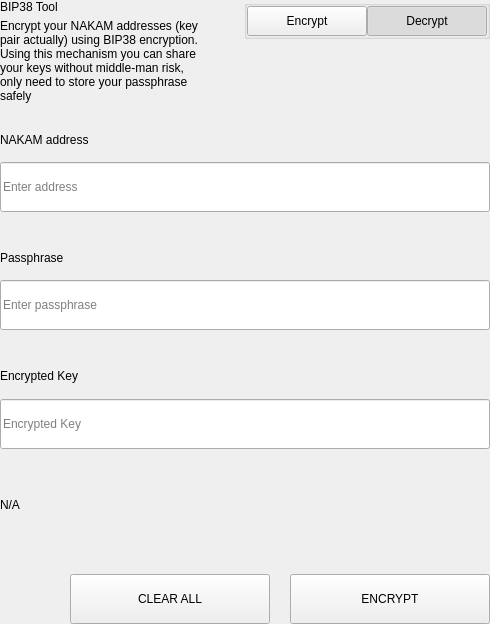
<?xml version="1.0" encoding="UTF-8"?>
<ui version="4.0">
 <class>SettingsBitToolWidget</class>
 <widget class="QWidget" name="SettingsBitToolWidget">
  <property name="geometry">
   <rect>
    <x>0</x>
    <y>0</y>
    <width>490</width>
    <height>624</height>
   </rect>
  </property>
  <property name="windowTitle">
   <string>Form</string>
  </property>
  <layout class="QVBoxLayout" name="verticalLayout">
   <property name="spacing">
    <number>0</number>
   </property>
   <property name="leftMargin">
    <number>0</number>
   </property>
   <property name="topMargin">
    <number>0</number>
   </property>
   <property name="rightMargin">
    <number>0</number>
   </property>
   <property name="bottomMargin">
    <number>0</number>
   </property>
   <item>
    <widget class="QWidget" name="left" native="true">
     <layout class="QVBoxLayout" name="verticalLayout_3">
      <property name="leftMargin">
       <number>0</number>
      </property>
      <property name="topMargin">
       <number>0</number>
      </property>
      <property name="rightMargin">
       <number>0</number>
      </property>
      <property name="bottomMargin">
       <number>0</number>
      </property>
      <item>
       <layout class="QVBoxLayout" name="verticalLayout_2">
        <property name="spacing">
         <number>0</number>
        </property>
        <item>
         <layout class="QHBoxLayout" name="horizontalLayout_3" stretch="3,1">
          <property name="spacing">
           <number>40</number>
          </property>
          <item>
           <layout class="QVBoxLayout" name="verticalLayoutTitle">
            <property name="spacing">
             <number>5</number>
            </property>
            <item>
             <widget class="QLabel" name="labelTitle">
              <property name="text">
               <string>BIP38 Tool</string>
              </property>
             </widget>
            </item>
            <item>
             <widget class="QLabel" name="labelSubtitle1">
              <property name="text">
               <string>Encrypt your NAKAM addresses (key pair actually) using BIP38 encryption.
Using this mechanism you can share your keys without middle-man risk, only need to store your passphrase safely</string>
              </property>
              <property name="wordWrap">
               <bool>true</bool>
              </property>
             </widget>
            </item>
           </layout>
          </item>
          <item alignment="Qt::AlignTop">
           <widget class="QGroupBox" name="groupBox">
            <property name="title">
             <string/>
            </property>
            <property name="alignment">
             <set>Qt::AlignLeading|Qt::AlignLeft|Qt::AlignTop</set>
            </property>
            <layout class="QHBoxLayout" name="horizontalLayout_4">
             <property name="spacing">
              <number>0</number>
             </property>
             <property name="leftMargin">
              <number>0</number>
             </property>
             <property name="topMargin">
              <number>0</number>
             </property>
             <property name="rightMargin">
              <number>0</number>
             </property>
             <property name="bottomMargin">
              <number>0</number>
             </property>
             <item>
              <spacer name="horizontalSpacer">
               <property name="orientation">
                <enum>Qt::Horizontal</enum>
               </property>
               <property name="sizeHint" stdset="0">
                <size>
                 <width>40</width>
                 <height>20</height>
                </size>
               </property>
              </spacer>
             </item>
             <item>
              <widget class="QPushButton" name="pushLeft">
               <property name="minimumSize">
                <size>
                 <width>120</width>
                 <height>30</height>
                </size>
               </property>
               <property name="maximumSize">
                <size>
                 <width>120</width>
                 <height>30</height>
                </size>
               </property>
               <property name="focusPolicy">
                <enum>Qt::NoFocus</enum>
               </property>
               <property name="text">
                <string>Encrypt</string>
               </property>
               <property name="checkable">
                <bool>true</bool>
               </property>
               <property name="autoExclusive">
                <bool>true</bool>
               </property>
              </widget>
             </item>
             <item>
              <widget class="QPushButton" name="pushRight">
               <property name="minimumSize">
                <size>
                 <width>120</width>
                 <height>30</height>
                </size>
               </property>
               <property name="maximumSize">
                <size>
                 <width>120</width>
                 <height>30</height>
                </size>
               </property>
               <property name="focusPolicy">
                <enum>Qt::NoFocus</enum>
               </property>
               <property name="text">
                <string>Decrypt</string>
               </property>
               <property name="checkable">
                <bool>true</bool>
               </property>
               <property name="checked">
                <bool>true</bool>
               </property>
               <property name="autoExclusive">
                <bool>true</bool>
               </property>
              </widget>
             </item>
            </layout>
           </widget>
          </item>
         </layout>
        </item>
        <item>
         <widget class="QStackedWidget" name="stackedWidget">
          <property name="currentIndex">
           <number>1</number>
          </property>
          <widget class="QWidget" name="pageDecrypt">
           <layout class="QVBoxLayout" name="verticalLayout_5">
            <property name="spacing">
             <number>0</number>
            </property>
            <property name="leftMargin">
             <number>0</number>
            </property>
            <property name="topMargin">
             <number>0</number>
            </property>
            <property name="rightMargin">
             <number>0</number>
            </property>
            <property name="bottomMargin">
             <number>0</number>
            </property>
            <item>
             <widget class="QWidget" name="widget" native="true">
              <property name="minimumSize">
               <size>
                <width>0</width>
                <height>100</height>
               </size>
              </property>
              <layout class="QVBoxLayout" name="verticalLayout_4">
               <property name="spacing">
                <number>0</number>
               </property>
               <property name="leftMargin">
                <number>0</number>
               </property>
               <property name="topMargin">
                <number>0</number>
               </property>
               <property name="rightMargin">
                <number>0</number>
               </property>
               <property name="bottomMargin">
                <number>0</number>
               </property>
               <item>
                <spacer name="verticalSpacer_2">
                 <property name="orientation">
                  <enum>Qt::Vertical</enum>
                 </property>
                 <property name="sizeType">
                  <enum>QSizePolicy::Fixed</enum>
                 </property>
                 <property name="sizeHint" stdset="0">
                  <size>
                   <width>20</width>
                   <height>20</height>
                  </size>
                 </property>
                </spacer>
               </item>
               <item>
                <layout class="QHBoxLayout" name="horizontalLayout_6" stretch="2">
                 <property name="spacing">
                  <number>0</number>
                 </property>
                 <item>
                  <layout class="QVBoxLayout" name="verticalLayout_7">
                   <property name="spacing">
                    <number>9</number>
                   </property>
                   <item>
                    <widget class="QLabel" name="labelSubtitleKey">
                     <property name="minimumSize">
                      <size>
                       <width>0</width>
                       <height>20</height>
                      </size>
                     </property>
                     <property name="maximumSize">
                      <size>
                       <width>16777215</width>
                       <height>20</height>
                      </size>
                     </property>
                     <property name="text">
                      <string>Encrypted key</string>
                     </property>
                    </widget>
                   </item>
                   <item>
                    <widget class="QLineEdit" name="lineEditKey">
                     <property name="minimumSize">
                      <size>
                       <width>0</width>
                       <height>50</height>
                      </size>
                     </property>
                     <property name="maximumSize">
                      <size>
                       <width>16777215</width>
                       <height>50</height>
                      </size>
                     </property>
                     <property name="placeholderText">
                      <string>Enter a encrypted key</string>
                     </property>
                    </widget>
                   </item>
                  </layout>
                 </item>
                </layout>
               </item>
               <item>
                <spacer name="verticalSpacer_3">
                 <property name="orientation">
                  <enum>Qt::Vertical</enum>
                 </property>
                 <property name="sizeType">
                  <enum>QSizePolicy::Fixed</enum>
                 </property>
                 <property name="sizeHint" stdset="0">
                  <size>
                   <width>20</width>
                   <height>20</height>
                  </size>
                 </property>
                </spacer>
               </item>
               <item>
                <layout class="QVBoxLayout" name="verticalLayout_9">
                 <property name="spacing">
                  <number>9</number>
                 </property>
                 <item>
                  <widget class="QLabel" name="labelSubtitlePassphrase">
                   <property name="maximumSize">
                    <size>
                     <width>16777215</width>
                     <height>20</height>
                    </size>
                   </property>
                   <property name="text">
                    <string>Passphrase</string>
                   </property>
                  </widget>
                 </item>
                 <item>
                  <widget class="QLineEdit" name="lineEditPassphrase">
                   <property name="minimumSize">
                    <size>
                     <width>0</width>
                     <height>50</height>
                    </size>
                   </property>
                   <property name="maximumSize">
                    <size>
                     <width>16777215</width>
                     <height>50</height>
                    </size>
                   </property>
                   <property name="placeholderText">
                    <string>Enter a passphrase</string>
                   </property>
                  </widget>
                 </item>
                </layout>
               </item>
               <item>
                <spacer name="verticalSpacer_4">
                 <property name="orientation">
                  <enum>Qt::Vertical</enum>
                 </property>
                 <property name="sizeType">
                  <enum>QSizePolicy::Fixed</enum>
                 </property>
                 <property name="sizeHint" stdset="0">
                  <size>
                   <width>20</width>
                   <height>20</height>
                  </size>
                 </property>
                </spacer>
               </item>
               <item>
                <widget class="QWidget" name="widget_3" native="true">
                 <property name="sizePolicy">
                  <sizepolicy hsizetype="Preferred" vsizetype="Fixed">
                   <horstretch>0</horstretch>
                   <verstretch>0</verstretch>
                  </sizepolicy>
                 </property>
                 <layout class="QVBoxLayout" name="verticalLayout_10">
                  <property name="spacing">
                   <number>9</number>
                  </property>
                  <property name="leftMargin">
                   <number>0</number>
                  </property>
                  <property name="topMargin">
                   <number>0</number>
                  </property>
                  <property name="rightMargin">
                   <number>0</number>
                  </property>
                  <property name="bottomMargin">
                   <number>0</number>
                  </property>
                  <item>
                   <widget class="QLabel" name="labelSubtitleDecryptResult">
                    <property name="minimumSize">
                     <size>
                      <width>0</width>
                      <height>20</height>
                     </size>
                    </property>
                    <property name="maximumSize">
                     <size>
                      <width>16777215</width>
                      <height>20</height>
                     </size>
                    </property>
                    <property name="text">
                     <string>Decrypted address result</string>
                    </property>
                   </widget>
                  </item>
                  <item>
                   <widget class="QWidget" name="widget_4" native="true">
                    <layout class="QHBoxLayout" name="horizontalLayout" stretch="6,0,1">
                     <property name="spacing">
                      <number>0</number>
                     </property>
                     <property name="leftMargin">
                      <number>0</number>
                     </property>
                     <property name="topMargin">
                      <number>0</number>
                     </property>
                     <property name="rightMargin">
                      <number>0</number>
                     </property>
                     <property name="bottomMargin">
                      <number>0</number>
                     </property>
                     <item alignment="Qt::AlignVCenter">
                      <widget class="QLineEdit" name="lineEditDecryptResult">
                       <property name="minimumSize">
                        <size>
                         <width>0</width>
                         <height>50</height>
                        </size>
                       </property>
                       <property name="maximumSize">
                        <size>
                         <width>16777215</width>
                         <height>50</height>
                        </size>
                       </property>
                       <property name="placeholderText">
                        <string>Decrypted Address</string>
                       </property>
                      </widget>
                     </item>
                     <item>
                      <spacer name="horizontalSpacer_4">
                       <property name="orientation">
                        <enum>Qt::Horizontal</enum>
                       </property>
                       <property name="sizeType">
                        <enum>QSizePolicy::Fixed</enum>
                       </property>
                       <property name="sizeHint" stdset="0">
                        <size>
                         <width>20</width>
                         <height>50</height>
                        </size>
                       </property>
                      </spacer>
                     </item>
                     <item>
                      <widget class="QPushButton" name="pushButtonImport">
                       <property name="minimumSize">
                        <size>
                         <width>140</width>
                         <height>40</height>
                        </size>
                       </property>
                       <property name="text">
                        <string>Import Address</string>
                       </property>
                      </widget>
                     </item>
                    </layout>
                   </widget>
                  </item>
                 </layout>
                </widget>
               </item>
               <item>
                <widget class="QLabel" name="statusLabel_DEC">
                 <property name="maximumSize">
                  <size>
                   <width>16777215</width>
                   <height>40</height>
                  </size>
                 </property>
                 <property name="text">
                  <string/>
                 </property>
                </widget>
               </item>
               <item>
                <spacer name="verticalSpacer">
                 <property name="orientation">
                  <enum>Qt::Vertical</enum>
                 </property>
                 <property name="sizeType">
                  <enum>QSizePolicy::Preferred</enum>
                 </property>
                 <property name="sizeHint" stdset="0">
                  <size>
                   <width>20</width>
                   <height>20</height>
                  </size>
                 </property>
                </spacer>
               </item>
               <item>
                <layout class="QHBoxLayout" name="horizontalLayout_7">
                 <property name="spacing">
                  <number>0</number>
                 </property>
                 <item>
                  <spacer name="horizontalSpacer_5">
                   <property name="orientation">
                    <enum>Qt::Horizontal</enum>
                   </property>
                   <property name="sizeType">
                    <enum>QSizePolicy::Expanding</enum>
                   </property>
                   <property name="sizeHint" stdset="0">
                    <size>
                     <width>40</width>
                     <height>20</height>
                    </size>
                   </property>
                  </spacer>
                 </item>
                 <item>
                  <widget class="QPushButton" name="pushButtonDecryptClear">
                   <property name="minimumSize">
                    <size>
                     <width>200</width>
                     <height>50</height>
                    </size>
                   </property>
                   <property name="maximumSize">
                    <size>
                     <width>200</width>
                     <height>50</height>
                    </size>
                   </property>
                   <property name="text">
                    <string>CLEAR</string>
                   </property>
                  </widget>
                 </item>
                 <item>
                  <spacer name="horizontalSpacer_3">
                   <property name="orientation">
                    <enum>Qt::Horizontal</enum>
                   </property>
                   <property name="sizeType">
                    <enum>QSizePolicy::Fixed</enum>
                   </property>
                   <property name="sizeHint" stdset="0">
                    <size>
                     <width>20</width>
                     <height>20</height>
                    </size>
                   </property>
                  </spacer>
                 </item>
                 <item>
                  <widget class="QPushButton" name="pushButtonDecrypt">
                   <property name="minimumSize">
                    <size>
                     <width>200</width>
                     <height>50</height>
                    </size>
                   </property>
                   <property name="maximumSize">
                    <size>
                     <width>200</width>
                     <height>50</height>
                    </size>
                   </property>
                   <property name="text">
                    <string>DECRYPT KEY</string>
                   </property>
                  </widget>
                 </item>
                </layout>
               </item>
              </layout>
             </widget>
            </item>
           </layout>
          </widget>
          <widget class="QWidget" name="pageEncrypt">
           <layout class="QVBoxLayout" name="verticalLayout_11">
            <property name="spacing">
             <number>0</number>
            </property>
            <property name="leftMargin">
             <number>0</number>
            </property>
            <property name="topMargin">
             <number>0</number>
            </property>
            <property name="rightMargin">
             <number>0</number>
            </property>
            <property name="bottomMargin">
             <number>0</number>
            </property>
            <item>
             <spacer name="verticalSpacer_8">
              <property name="orientation">
               <enum>Qt::Vertical</enum>
              </property>
              <property name="sizeType">
               <enum>QSizePolicy::Fixed</enum>
              </property>
              <property name="sizeHint" stdset="0">
               <size>
                <width>20</width>
                <height>20</height>
               </size>
              </property>
             </spacer>
            </item>
            <item>
             <widget class="QWidget" name="containerAddressEnc" native="true">
              <layout class="QVBoxLayout" name="containerAddressEncLayout">
               <property name="spacing">
                <number>5</number>
               </property>
               <property name="leftMargin">
                <number>0</number>
               </property>
               <property name="topMargin">
                <number>0</number>
               </property>
               <property name="rightMargin">
                <number>0</number>
               </property>
               <property name="bottomMargin">
                <number>0</number>
               </property>
               <item>
                <widget class="QLabel" name="labelSubtitleAddress">
                 <property name="minimumSize">
                  <size>
                   <width>0</width>
                   <height>20</height>
                  </size>
                 </property>
                 <property name="maximumSize">
                  <size>
                   <width>16777215</width>
                   <height>20</height>
                  </size>
                 </property>
                 <property name="text">
                  <string>NAKAM address</string>
                 </property>
                </widget>
               </item>
               <item>
                <widget class="QLineEdit" name="addressIn_ENC">
                 <property name="minimumSize">
                  <size>
                   <width>0</width>
                   <height>50</height>
                  </size>
                 </property>
                 <property name="placeholderText">
                  <string>Enter address</string>
                 </property>
                </widget>
               </item>
              </layout>
             </widget>
            </item>
            <item>
             <spacer name="verticalSpacer_6">
              <property name="orientation">
               <enum>Qt::Vertical</enum>
              </property>
              <property name="sizeType">
               <enum>QSizePolicy::Fixed</enum>
              </property>
              <property name="sizeHint" stdset="0">
               <size>
                <width>20</width>
                <height>20</height>
               </size>
              </property>
             </spacer>
            </item>
            <item>
             <widget class="QWidget" name="containerAddress" native="true">
              <layout class="QHBoxLayout" name="horizontalLayout_9" stretch="2">
               <property name="spacing">
                <number>0</number>
               </property>
               <property name="leftMargin">
                <number>0</number>
               </property>
               <property name="topMargin">
                <number>0</number>
               </property>
               <property name="rightMargin">
                <number>0</number>
               </property>
               <property name="bottomMargin">
                <number>0</number>
               </property>
               <item>
                <layout class="QVBoxLayout" name="verticalLayout_8">
                 <property name="spacing">
                  <number>5</number>
                 </property>
                 <item>
                  <widget class="QLabel" name="labelSubtitleMessage">
                   <property name="minimumSize">
                    <size>
                     <width>0</width>
                     <height>20</height>
                    </size>
                   </property>
                   <property name="maximumSize">
                    <size>
                     <width>16777215</width>
                     <height>20</height>
                    </size>
                   </property>
                   <property name="text">
                    <string>Passphrase</string>
                   </property>
                  </widget>
                 </item>
                 <item>
                  <widget class="QLineEdit" name="passphraseIn_ENC">
                   <property name="minimumSize">
                    <size>
                     <width>0</width>
                     <height>50</height>
                    </size>
                   </property>
                   <property name="maximumSize">
                    <size>
                     <width>16777215</width>
                     <height>50</height>
                    </size>
                   </property>
                   <property name="placeholderText">
                    <string>Enter passphrase</string>
                   </property>
                  </widget>
                 </item>
                </layout>
               </item>
              </layout>
             </widget>
            </item>
            <item>
             <spacer name="verticalSpacer_7">
              <property name="orientation">
               <enum>Qt::Vertical</enum>
              </property>
              <property name="sizeType">
               <enum>QSizePolicy::Fixed</enum>
              </property>
              <property name="sizeHint" stdset="0">
               <size>
                <width>20</width>
                <height>20</height>
               </size>
              </property>
             </spacer>
            </item>
            <item>
             <widget class="QWidget" name="widget_2" native="true">
              <property name="minimumSize">
               <size>
                <width>0</width>
                <height>75</height>
               </size>
              </property>
              <property name="maximumSize">
               <size>
                <width>16777215</width>
                <height>16777215</height>
               </size>
              </property>
              <layout class="QVBoxLayout" name="verticalLayout_6">
               <property name="leftMargin">
                <number>0</number>
               </property>
               <property name="topMargin">
                <number>0</number>
               </property>
               <property name="rightMargin">
                <number>0</number>
               </property>
               <property name="bottomMargin">
                <number>0</number>
               </property>
               <item>
                <widget class="QLabel" name="labelSubtitleEncryptedKey">
                 <property name="minimumSize">
                  <size>
                   <width>0</width>
                   <height>20</height>
                  </size>
                 </property>
                 <property name="maximumSize">
                  <size>
                   <width>16777215</width>
                   <height>20</height>
                  </size>
                 </property>
                 <property name="text">
                  <string>Encrypted Key</string>
                 </property>
                </widget>
               </item>
               <item>
                <widget class="QLineEdit" name="encryptedKeyOut_ENC">
                 <property name="minimumSize">
                  <size>
                   <width>0</width>
                   <height>50</height>
                  </size>
                 </property>
                 <property name="placeholderText">
                  <string>Encrypted Key</string>
                 </property>
                </widget>
               </item>
              </layout>
             </widget>
            </item>
            <item>
             <widget class="QLabel" name="statusLabel_ENC">
              <property name="text">
               <string notr="true">N/A</string>
              </property>
             </widget>
            </item>
            <item>
             <spacer name="verticalSpacer_5">
              <property name="orientation">
               <enum>Qt::Vertical</enum>
              </property>
              <property name="sizeType">
               <enum>QSizePolicy::Fixed</enum>
              </property>
              <property name="sizeHint" stdset="0">
               <size>
                <width>20</width>
                <height>20</height>
               </size>
              </property>
             </spacer>
            </item>
            <item>
             <layout class="QHBoxLayout" name="horizontalLayout_8">
              <property name="spacing">
               <number>0</number>
              </property>
              <item>
               <spacer name="horizontalSpacer_6">
                <property name="orientation">
                 <enum>Qt::Horizontal</enum>
                </property>
                <property name="sizeType">
                 <enum>QSizePolicy::Expanding</enum>
                </property>
                <property name="sizeHint" stdset="0">
                 <size>
                  <width>40</width>
                  <height>20</height>
                 </size>
                </property>
               </spacer>
              </item>
              <item>
               <widget class="QPushButton" name="pushButtonClear">
                <property name="minimumSize">
                 <size>
                  <width>200</width>
                  <height>50</height>
                 </size>
                </property>
                <property name="focusPolicy">
                 <enum>Qt::NoFocus</enum>
                </property>
                <property name="text">
                 <string>CLEAR ALL</string>
                </property>
               </widget>
              </item>
              <item>
               <spacer name="horizontalSpacer_2">
                <property name="orientation">
                 <enum>Qt::Horizontal</enum>
                </property>
                <property name="sizeType">
                 <enum>QSizePolicy::Fixed</enum>
                </property>
                <property name="sizeHint" stdset="0">
                 <size>
                  <width>20</width>
                  <height>20</height>
                 </size>
                </property>
               </spacer>
              </item>
              <item>
               <widget class="QPushButton" name="pushButtonEncrypt">
                <property name="minimumSize">
                 <size>
                  <width>200</width>
                  <height>50</height>
                 </size>
                </property>
                <property name="maximumSize">
                 <size>
                  <width>200</width>
                  <height>50</height>
                 </size>
                </property>
                <property name="focusPolicy">
                 <enum>Qt::NoFocus</enum>
                </property>
                <property name="text">
                 <string>ENCRYPT</string>
                </property>
               </widget>
              </item>
             </layout>
            </item>
           </layout>
          </widget>
         </widget>
        </item>
       </layout>
      </item>
     </layout>
    </widget>
   </item>
  </layout>
 </widget>
 <resources/>
 <connections/>
</ui>
